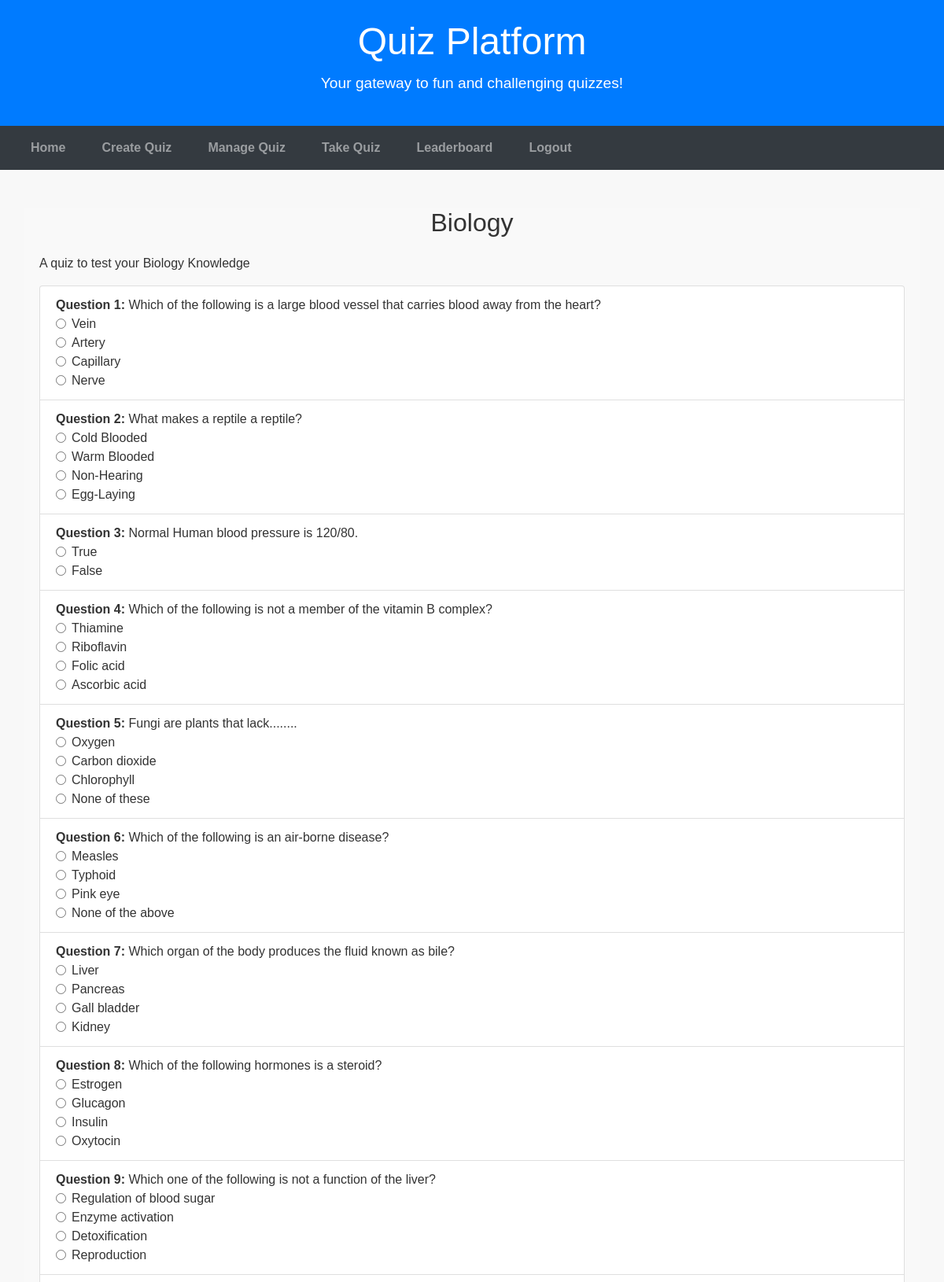
The page /attempt-quiz/12/ (signed in, upper part) on the database its author committed.
### quiz/models.py (models this page shows, shortened)
class Quiz(models.Model):
    name = models.CharField(max_length=255)
    description = models.TextField()
    category = models.ForeignKey(Category, on_delete=models.SET_NULL, null=True, blank=True)
    created_by = models.ForeignKey(User, on_delete=models.CASCADE)
    created_at = models.DateTimeField(auto_now_add=True)

class Question(models.Model):
    quiz = models.ForeignKey(Quiz, on_delete=models.CASCADE, related_name='questions')
    text = models.CharField(max_length=255)
    question_type = models.CharField(
        max_length=50,
        choices=[('multiple_choice', 'Multiple Choice'), ('true_false', 'True/False')]
    )

class Answer(models.Model):
    question = models.ForeignKey(Question, on_delete=models.CASCADE, related_name='answers')
    text = models.CharField(max_length=255, blank=True, null=True)
    is_correct = models.BooleanField(default=False)

### quiz/views.py (the view, shortened to what this page needs)
# urls.py: path('attempt-quiz/<int:quiz_id>/', views.attempt_quiz, name='attempt_quiz'),
@login_required
def attempt_quiz(request, quiz_id):
    quiz = get_object_or_404(Quiz, id=quiz_id)
    questions = quiz.questions.all()
    return render(request, 'quiz/attempt_quiz.html', {'quiz': quiz, 'questions': questions})

### quiz/templates/quiz/attempt_quiz.html (shortened to what this page needs)
{% extends 'quiz/base.html' %}
{% block content %}
<h2>{{ quiz.name }}</h2>
<p>{{ quiz.description }}</p>
<form method="POST">
    <ul class="list-group">
        {% for question in questions %}
            <li class="list-group-item">
                <strong>Question {{ forloop.counter }}:</strong> {{ question.text }}<br>
                {% for answer in question.answers.all %}
                    <div class="form-check">
                        <input class="form-check-input" type="radio" name="question_{{ question.id }}" id="answer_{{ answer.id }}" value="{{ answer.id }}">
                        <label class="form-check-label" for="answer_{{ answer.id }}">
                            {{ answer.text }}
                        </label>
                    </div>
                {% endfor %}
            </li>
        {% endfor %}
    </ul>
</form>
{% endblock %}

### quiz/static/css/styles.css (style rules this page uses)
* { margin: 0; padding: 0; box-sizing: border-box; }
body { font-family: 'Arial', sans-serif; background-color: #f8f8f8; color: #333; }
h2 { text-align: center; margin-bottom: 20px; }

### rows shown on the page
Quiz: name "Biology", description "A quiz to test your Biology Knowledge"
Question: text "Which of the following is a large blood vessel that carries blood away from the heart?"
Answer: text "Vein"
Answer: text "Artery"
Answer: text "Capillary"
Answer: text "Nerve"
Question: text "What makes a reptile a reptile?"
Answer: text "Cold Blooded"
Answer: text "Warm Blooded"
Answer: text "Non-Hearing"
Answer: text "Egg-Laying"
Question: text "Normal Human blood pressure is 120/80."
Answer: text "True"
Answer: text "False"
Question: text "Which of the following is not a member of the vitamin B complex?"
Answer: text "Thiamine"
Answer: text "Riboflavin"
Answer: text "Folic acid"
Answer: text "Ascorbic acid"
Question: text "Fungi are plants that lack........"
Answer: text "Oxygen"
Answer: text "Carbon dioxide"
Answer: text "Chlorophyll"
Answer: text "None of these"
Question: text "Which of the following is an air-borne disease?"
Answer: text "Measles"
Answer: text "Typhoid"
Answer: text "Pink eye"
Answer: text "None of the above"
Question: text "Which organ of the body produces the fluid known as bile?"
Answer: text "Liver"
Answer: text "Pancreas"
Answer: text "Gall bladder"
Answer: text "Kidney"
Question: text "Which of the following hormones is a steroid?"
Answer: text "Estrogen"
Answer: text "Glucagon"
Answer: text "Insulin"
Answer: text "Oxytocin"
Question: text "Which one of the following is not a function of the liver?"
Answer: text "Regulation of blood sugar"
Answer: text "Enzyme activation"
Answer: text "Detoxification"
Answer: text "Reproduction"
